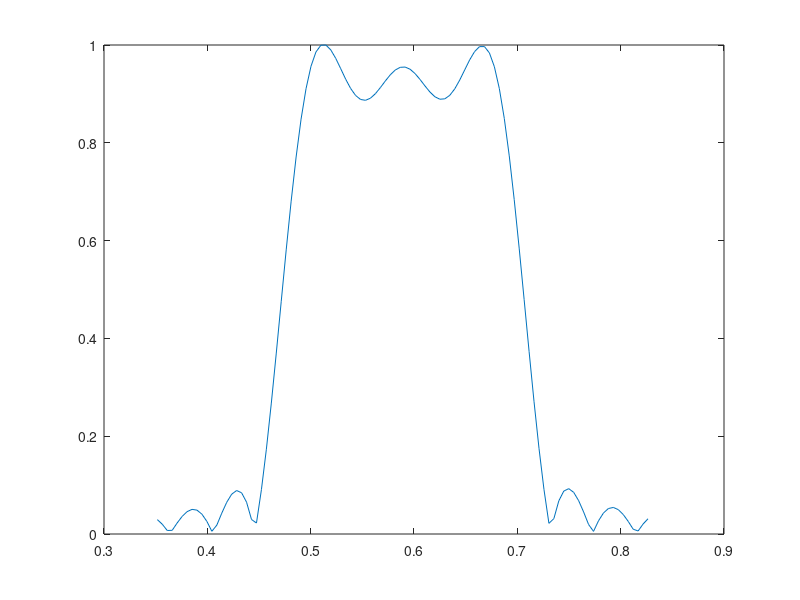

Source code (MATLAB):
clc
clear
% FIR Filter Design Band-Pass
freq = [23 24 36 37];
samp_freq = 320;
freq_d = freq.*(2*pi/samp_freq);
w1 = freq_d(2);
w2 = freq_d(3);

%2*n+1 coefficients
n = 70
b = 0.0

%Lower bound on n
A=-20*log10(0.15);
wt=2*pi*2/samp_freq;
N_lower_bound=(A-7.95)/(2.284*wt);
n_min = ceil(N_lower_bound/2)

%ideal_coef
for i=1:2*n+1
    if(i ~= (n+1))  
        ideal(i) = (sin(w2*(i-n-1))-sin(w1*(i-n-1)))/(pi*(i-n-1));
    else
        ideal(i) = (w2-w1)/(pi);
    end
end

kaiser_window = kaiser(2*n+1,b);

final_coeff = kaiser_window'.*ideal;

w = linspace(freq_d(1)-0.1,freq_d(4)+0.1,100);
k = freqz(final_coeff,1,w);
max = max(abs(k));
plot(w,abs(k)./max);
freq_need = [23 25 35 37].*(2*pi/samp_freq);
k = freqz(final_coeff./max,1,freq_need);
abs(k)
    
    